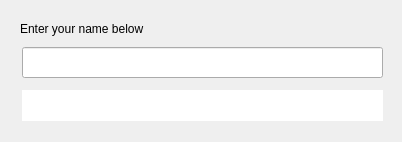
<ui version="4.0" >
 <class>HelloForm</class>
 <widget class="QDialog" name="HelloForm" >
  <property name="geometry" >
   <rect>
    <x>0</x>
    <y>0</y>
    <width>402</width>
    <height>142</height>
   </rect>
  </property>
  <property name="windowTitle" >
   <string>Hello Qt World</string>
  </property>
  <widget class="QLineEdit" name="nameEdit" >
   <property name="geometry" >
    <rect>
     <x>22</x>
     <y>47</y>
     <width>361</width>
     <height>31</height>
    </rect>
   </property>
  </widget>
  <widget class="QLabel" name="label" >
   <property name="geometry" >
    <rect>
     <x>20</x>
     <y>20</y>
     <width>361</width>
     <height>18</height>
    </rect>
   </property>
   <property name="text" >
    <string>Enter your name below</string>
   </property>
  </widget>
  <widget class="QLineEdit" name="helloEdit" >
   <property name="enabled" >
    <bool>true</bool>
   </property>
   <property name="geometry" >
    <rect>
     <x>22</x>
     <y>90</y>
     <width>361</width>
     <height>31</height>
    </rect>
   </property>
   <property name="text" >
    <string/>
   </property>
   <property name="frame" >
    <bool>false</bool>
   </property>
   <property name="readOnly" >
    <bool>true</bool>
   </property>
  </widget>
 </widget>
 <resources/>
 <connections/>
</ui>
